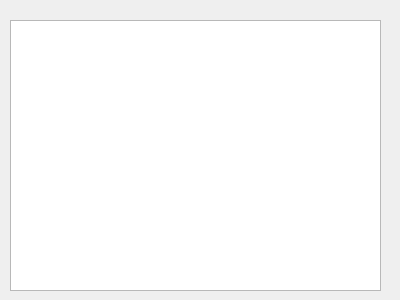
<?xml version="1.0" encoding="UTF-8"?>
<ui version="4.0">
 <class>Tabela</class>
 <widget class="QDialog" name="Tabela">
  <property name="geometry">
   <rect>
    <x>0</x>
    <y>0</y>
    <width>400</width>
    <height>300</height>
   </rect>
  </property>
  <property name="windowTitle">
   <string>Dialog</string>
  </property>
  <widget class="QListView" name="listView">
   <property name="geometry">
    <rect>
     <x>10</x>
     <y>20</y>
     <width>371</width>
     <height>271</height>
    </rect>
   </property>
  </widget>
 </widget>
 <resources/>
 <connections/>
</ui>
